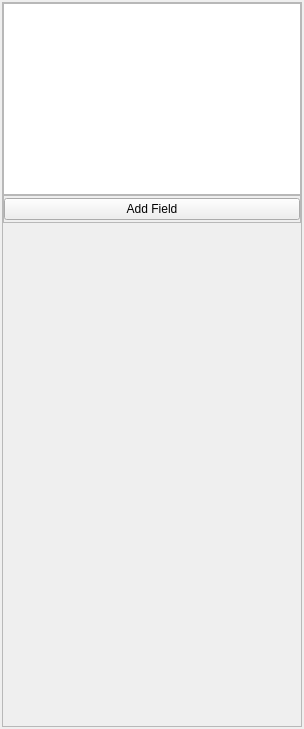
<?xml version="1.0" encoding="UTF-8"?>
<ui version="4.0">
 <class>FieldListEditorWidget</class>
 <widget class="QWidget" name="FieldListEditorWidget">
  <property name="geometry">
   <rect>
    <x>0</x>
    <y>0</y>
    <width>304</width>
    <height>729</height>
   </rect>
  </property>
  <property name="sizePolicy">
   <sizepolicy hsizetype="Preferred" vsizetype="Expanding">
    <horstretch>0</horstretch>
    <verstretch>0</verstretch>
   </sizepolicy>
  </property>
  <property name="windowTitle">
   <string>Field List Editor</string>
  </property>
  <layout class="QVBoxLayout" name="verticalLayout">
   <property name="spacing">
    <number>2</number>
   </property>
   <property name="leftMargin">
    <number>2</number>
   </property>
   <property name="topMargin">
    <number>2</number>
   </property>
   <property name="rightMargin">
    <number>2</number>
   </property>
   <property name="bottomMargin">
    <number>2</number>
   </property>
   <item>
    <widget class="QScrollArea" name="scrollArea">
     <property name="sizePolicy">
      <sizepolicy hsizetype="Expanding" vsizetype="Expanding">
       <horstretch>0</horstretch>
       <verstretch>0</verstretch>
      </sizepolicy>
     </property>
     <property name="horizontalScrollBarPolicy">
      <enum>Qt::ScrollBarAsNeeded</enum>
     </property>
     <property name="widgetResizable">
      <bool>true</bool>
     </property>
     <widget class="QWidget" name="scrollAreaWidgetContents">
      <property name="geometry">
       <rect>
        <x>0</x>
        <y>0</y>
        <width>298</width>
        <height>723</height>
       </rect>
      </property>
      <layout class="QVBoxLayout" name="verticalLayout_2">
       <property name="spacing">
        <number>0</number>
       </property>
       <property name="leftMargin">
        <number>0</number>
       </property>
       <property name="topMargin">
        <number>0</number>
       </property>
       <property name="rightMargin">
        <number>0</number>
       </property>
       <property name="bottomMargin">
        <number>0</number>
       </property>
       <item>
        <widget class="QListView" name="field_listview">
         <property name="sizePolicy">
          <sizepolicy hsizetype="Expanding" vsizetype="Preferred">
           <horstretch>0</horstretch>
           <verstretch>0</verstretch>
          </sizepolicy>
         </property>
        </widget>
       </item>
       <item>
        <widget class="QFrame" name="frame">
         <property name="frameShape">
          <enum>QFrame::StyledPanel</enum>
         </property>
         <property name="frameShadow">
          <enum>QFrame::Raised</enum>
         </property>
         <layout class="QHBoxLayout" name="horizontalLayout">
          <property name="spacing">
           <number>2</number>
          </property>
          <property name="leftMargin">
           <number>0</number>
          </property>
          <property name="topMargin">
           <number>2</number>
          </property>
          <property name="rightMargin">
           <number>0</number>
          </property>
          <property name="bottomMargin">
           <number>2</number>
          </property>
          <item>
           <widget class="QPushButton" name="addFieldButton">
            <property name="text">
             <string>Add Field</string>
            </property>
           </widget>
          </item>
         </layout>
        </widget>
       </item>
       <item>
        <widget class="FieldEditorWidget" name="field_editor" native="true">
         <property name="sizePolicy">
          <sizepolicy hsizetype="Expanding" vsizetype="Expanding">
           <horstretch>0</horstretch>
           <verstretch>0</verstretch>
          </sizepolicy>
         </property>
        </widget>
       </item>
      </layout>
     </widget>
    </widget>
   </item>
  </layout>
 </widget>
 <customwidgets>
  <customwidget>
   <class>FieldEditorWidget</class>
   <extends>QWidget</extends>
   <header>opencmiss/zincwidgets/ui/fieldeditorwidget.h</header>
  </customwidget>
 </customwidgets>
 <resources/>
 <connections/>
 <slots>
  <slot>fieldsListItemClicked(QModelIndex)</slot>
  <slot>addFieldEntered(QString)</slot>
 </slots>
</ui>
